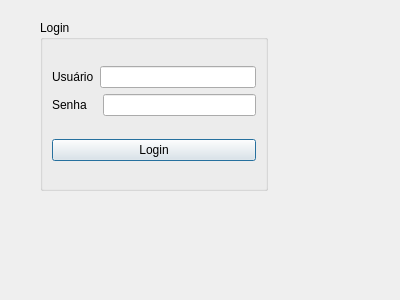
<?xml version="1.0" encoding="UTF-8"?>
<ui version="4.0">
 <class>LoginDialog</class>
 <widget class="QDialog" name="LoginDialog">
  <property name="geometry">
   <rect>
    <x>0</x>
    <y>0</y>
    <width>400</width>
    <height>300</height>
   </rect>
  </property>
  <property name="windowTitle">
   <string>Dialog</string>
  </property>
  <widget class="QGroupBox" name="groupBox">
   <property name="geometry">
    <rect>
     <x>40</x>
     <y>20</y>
     <width>228</width>
     <height>171</height>
    </rect>
   </property>
   <property name="title">
    <string>Login</string>
   </property>
   <layout class="QVBoxLayout" name="verticalLayout_2">
    <item>
     <layout class="QVBoxLayout" name="verticalLayout">
      <item>
       <layout class="QHBoxLayout" name="horizontalLayout">
        <item>
         <widget class="QLabel" name="label">
          <property name="text">
           <string>Usuário</string>
          </property>
         </widget>
        </item>
        <item>
         <widget class="QLineEdit" name="lineEdit_User"/>
        </item>
       </layout>
      </item>
      <item>
       <layout class="QHBoxLayout" name="horizontalLayout_2">
        <item>
         <widget class="QLabel" name="label_2">
          <property name="text">
           <string>Senha   </string>
          </property>
         </widget>
        </item>
        <item>
         <widget class="QLineEdit" name="lineEdit_Password"/>
        </item>
       </layout>
      </item>
     </layout>
    </item>
    <item>
     <widget class="QPushButton" name="pushButton_Login">
      <property name="text">
       <string>Login</string>
      </property>
     </widget>
    </item>
   </layout>
  </widget>
 </widget>
 <resources/>
 <connections/>
</ui>
